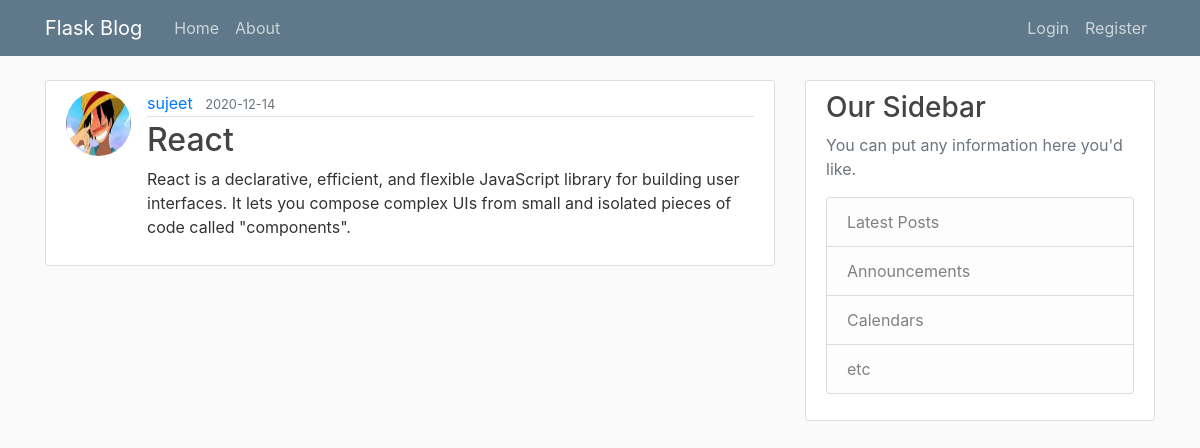
Screenshot of /post/3 with the database file from the repository.
### flaskblog/models.py (models this page shows, shortened)
class User(db.Model, UserMixin):
    id = db.Column(db.Integer, primary_key=True)
    username = db.Column(db.String(20), unique=True, nullable=False)
    email = db.Column(db.String(120), unique=True, nullable=False)
    image_file = db.Column(db.String(20), nullable=False, default='default.jpg')
    password = db.Column(db.String(60), nullable=False)
    posts = db.relationship('Post', backref='author', lazy=True)

class Post(db.Model):
    id = db.Column(db.Integer, primary_key=True)
    title = db.Column(db.String(100), nullable=False)
    date_posted = db.Column(db.DateTime, nullable=False, default=datetime.utcnow)
    content = db.Column(db.Text, nullable=False)
    user_id = db.Column(db.Integer, db.ForeignKey('user.id'), nullable=False)

### flaskblog/posts/routes.py (the view)
@posts.route('/post/<int:post_id>')
def post(post_id):
    post = Post.query.get_or_404(post_id)
    return render_template('post.html', title=post.title, post=post)

### flaskblog/templates/post.html (shortened to what this page needs)
{% extends "layout.html" %}
{% block content %}
<article class="media content-section">
    <img class="rounded-circle article-img"
        src="{{ url_for('static', filename='profile_pics/' + post.author.image_file) }}">
    <div class="media-body">
        <div class="article-metadata">
            <a class="mr-2" href="" {{ url_for('users.user_posts',
                username=post.author.username) }}"">{{ post.author.username
                }}</a>
            <small class="text-muted">{{ post.date_posted.strftime('%Y-%m-%d')
                }}</small>
        </div>
        <h2 class="article-title">{{ post.title }}</h2>
        <p class="article-content">{{ post.content }}</p>
    </div>
</article>
{% endblock content %}

### flaskblog/static/main.css (style rules this page uses)
body { background: #fafafa; color: #333333; margin-top: 5rem; }
h1, h2, h3, h4, h5, h6 { color: #444444; }
.content-section { background: #ffffff; padding: 10px 20px; border: 1px solid #dddddd; border-radius: 3px; margin-bottom: 20px; }
.article-title { color: #444444; }
.article-content { white-space: pre-line; }
.article-img { height: 65px; width: 65px; margin-right: 16px; }
.article-metadata { padding-bottom: 1px; margin-bottom: 4px; border-bottom: 1px solid #e3e3e3 }

### rows the page displays
User: image_file (picture), author.username "sujeet"
Post: date_posted "2020-12-14", title "React", content "React is a declarative, efficient, and flexible JavaScript library for building user interfaces. It lets you compose complex UIs from small and isolated pieces of code called \"components\"."
